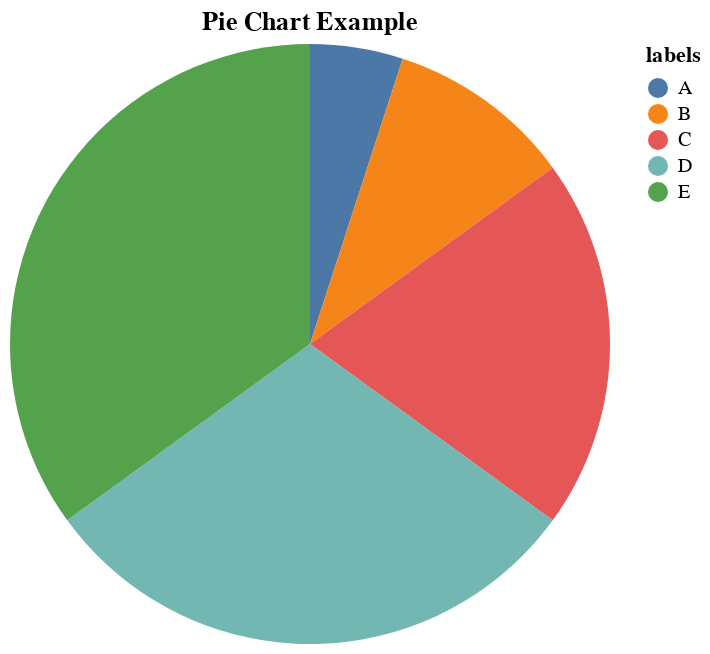

Notebook code cell kept with this figure:
### Markdown cell above
### altair

### Code cell
# Data
data = pd.DataFrame({'sizes': sizes, 'labels': labels})

# Create the plot
chart = alt.Chart(data).mark_arc().encode(
    theta='sizes',
    color='labels'
).properties(
    title='Pie Chart Example'
)

# Display the plot
chart

### Figure 1 — Vega-Lite specification as saved in the notebook (floating-point values rounded to 4 significant figures)
{"config": {"view": {"continuousWidth": 300, "continuousHeight": 300}}, "data": {"name": "data-39ca1b193d265961cbc5b583405b1c83"}, "mark": {"type": "arc"}, "encoding": {"color": {"field": "labels", "type": "nominal"}, "theta": {"field": "sizes", "type": "quantitative"}}, "title": "Pie Chart Example", "$schema": "https://vega.github.io/schema/vega-lite/v5.8.0.json", "datasets": {"data-39ca1b193d265961cbc5b583405b1c83": [{"sizes": 5, "labels": "A"}, {"sizes": 10, "labels": "B"}, {"sizes": 20, "labels": "C"}, {"sizes": 30, "labels": "D"}, {"sizes": 35, "labels": "E"}]}}
